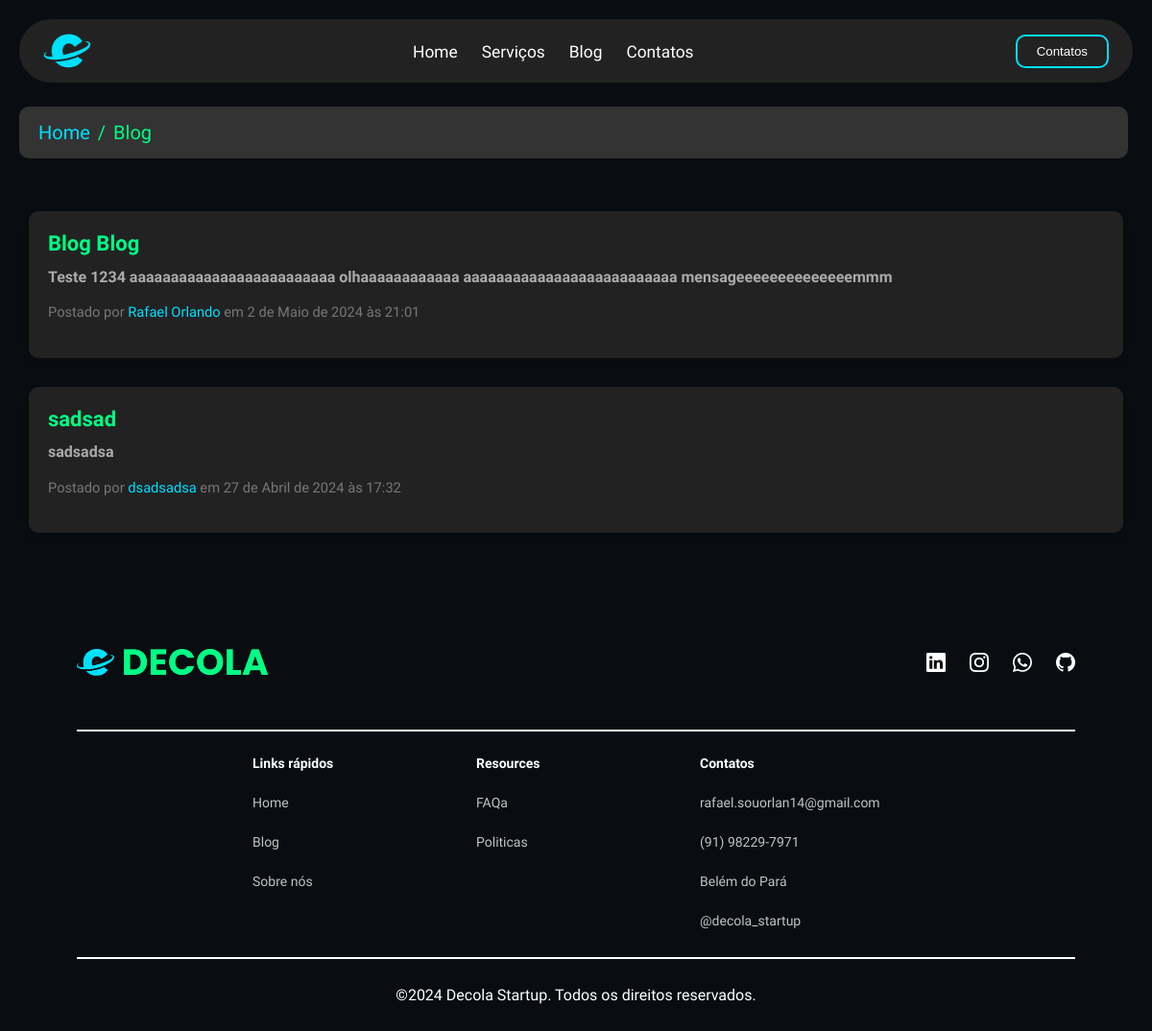
/blog/, run on an earlier commit of the app's database.
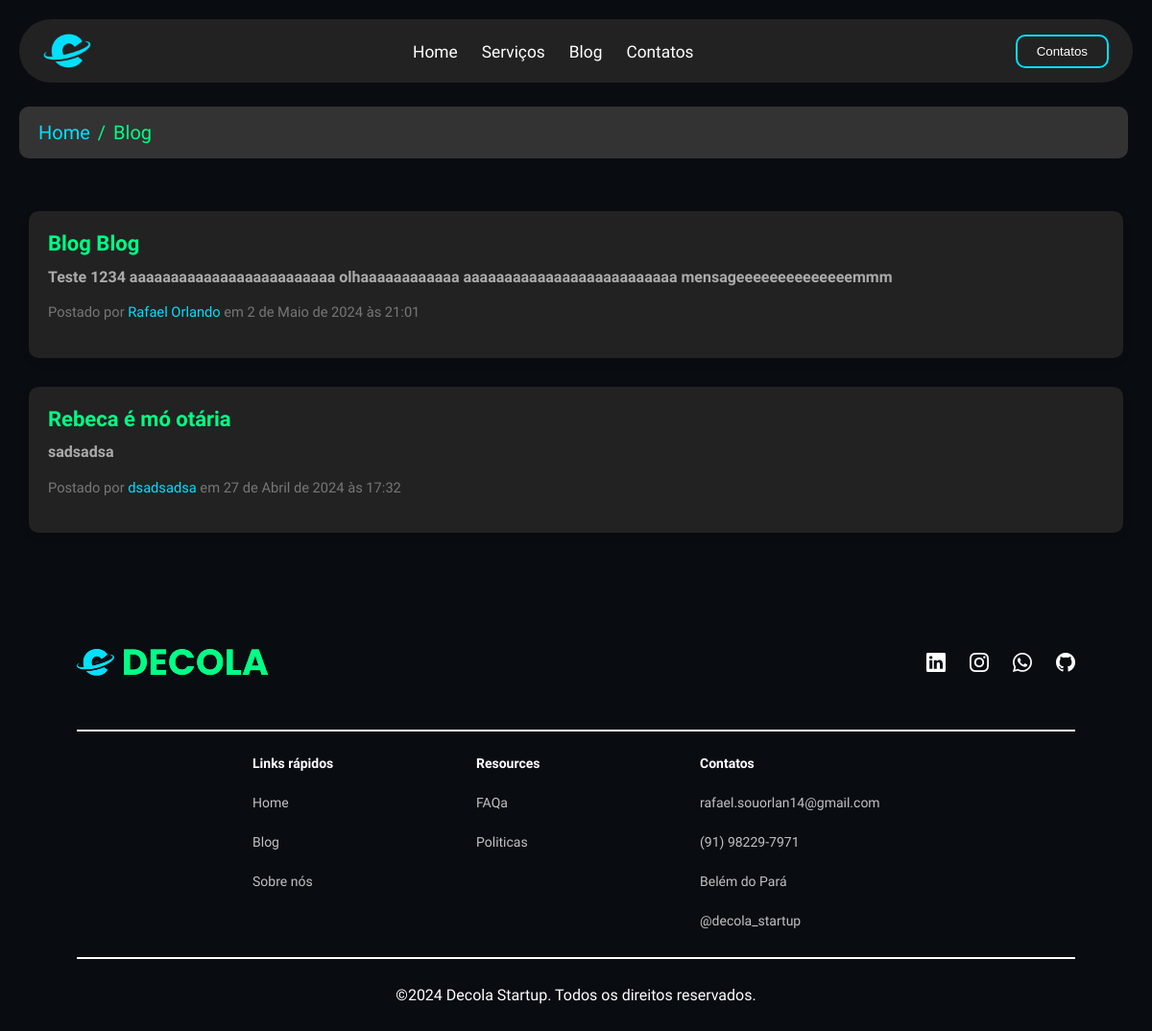
And on a later commit of the database.
### blog/models.py (models this page shows)
class Post(models.Model):
    title = models.CharField(max_length=200)
    slug = models.SlugField(unique=True)
    author = models.CharField(max_length=100)
    summary = models.TextField()
    content = RichTextField()
    image = models.ImageField(upload_to='post_images/', null=True, blank=True)
    created_at = models.DateTimeField(auto_now_add=True)
    updated_at = models.DateTimeField(auto_now=True)

### blog/views.py (the view)
# urls.py: path('', blog, name='blog'),
def blog(request, id=None):
    if id is not None:
        return blog_detail(request, id)
    else:
        context = {
            "blogs": Post.objects.all().order_by('-created_at')
        }
        return render(request, 'blog_list.html', context)

### blog/templates/blog_list.html (shortened to what this page needs)
{% load static %}
<head>
  <link rel="stylesheet"
    href="https://cdn.jsdelivr.net/npm/bootstrap-icons@1.11.3/font/bootstrap-icons.min.css" />
  <link rel="stylesheet" href="{% static 'style.css' %}" />
  <link rel="stylesheet"
    href="https://cdn.jsdelivr.net/npm/swiper@11/swiper-bundle.min.css" />
</head>
{% block content %}
<header>
  <img src="{% static 'asserts/logo-one_decola.png' %}"
    alt="Logo Decola Startup" class="logo-menu" />
  <div class="cart-menu">
    <ul class="link-menu">
      <li>
        <a href="{% url 'home' %}">Home</a>
      </li>
      <li>
        <a href="{% url 'home' %}#services">Serviços</a>
      </li>
      <li>
        <a href="{% url 'blog' %}">Blog</a>
      </li>
      <li>
        <a href="{% url 'home' %}#Contacts">Contatos</a>
      </li>
    </ul>
  </div>
  <div class="btn-menu">
    <button><a href="{% url 'home' %}#Contacts">Contatos</a></button>
  </div>
</header>
<div class="content-blog">
  <section class="breadcrumbs">
    <div class="container">
      <ol>
        <li>
          <a href="{% url 'home' %}">Home</a>
        </li>
        /
        <li>Blog</li>
      </ol>
    </div>
  </section>
  <section class="section-post-preview">
    <div class="container">
      <div class="row gx-4 gx-lg-5 justify-content-center">
        <div class="col-md-10 col-lg-8 col-xl-8">
          {% for blog in blogs %}
          <div class="post-preview">
            <a href="{% url 'blog_detail' blog.slug %}">
              <h2 class="post-title">{{ blog.title }}</h2>
              <h3 class="post-subtitle">{{ blog.summary }}</h3>
            </a>
            <p class="post-meta">Postado por <a href="#!">{{ blog.author }}</a> em {{ blog.created_at }}</p>
          </div>
          {% endfor %}
        </div>
      </div>
    </div>
  </section>
</div>
<footer>
  <div class="footer-culum1">
    <img src="{% static 'asserts/logo-decola-three.png' %}"
      alt="Logo Decola Startup" />
    <div>
      <i class="bi bi-linkedin"></i>
      <i class="bi bi-instagram"></i>
      <i class="bi bi-whatsapp"></i>
      <i class="bi bi-github"></i>
    </div>
  </div>
  <div class="footer-culum2">
    <div class="footer-card">
      <span>Links rápidos</span>
      <a href="{% url 'home' %}#">Home</a>
      <a href="{% url 'blog' %}#">Blog</a>
      <a href="{% url 'home' %}">Sobre nós</a>
    </div>
    <div class="footer-card">
      <span>Resources</span>
      <a href="#">FAQa</a>
      <a href="#">Politicas</a>
    </div>
    <div class="footer-card">
      <span>Contatos</span>
      <a
        href="mailto:rafael.souorlan14@gmail.com">rafael.souorlan14@gmail.com</a>
      <a href="tel:+5591982297971">(91) 98229-7971</a>
      <a href="https://www.google.com/maps?q=Belém+do+Pará"
        target="_blank">Belém do Pará</a>
      <a href="https://www.instagram.com/decola_startup"
        target="_blank">@decola_startup</a>
    </div>
  </div>
  <div class="footer-culum3">
    <p>&copy;2024 Decola Startup. Todos os direitos reservados.</p>
  </div>
</footer>
{% endblock %}

What changed in the data, as far as the page shows it:
changed Post "sadsadsa": title "sadsad" → "Rebeca é mó otária"
